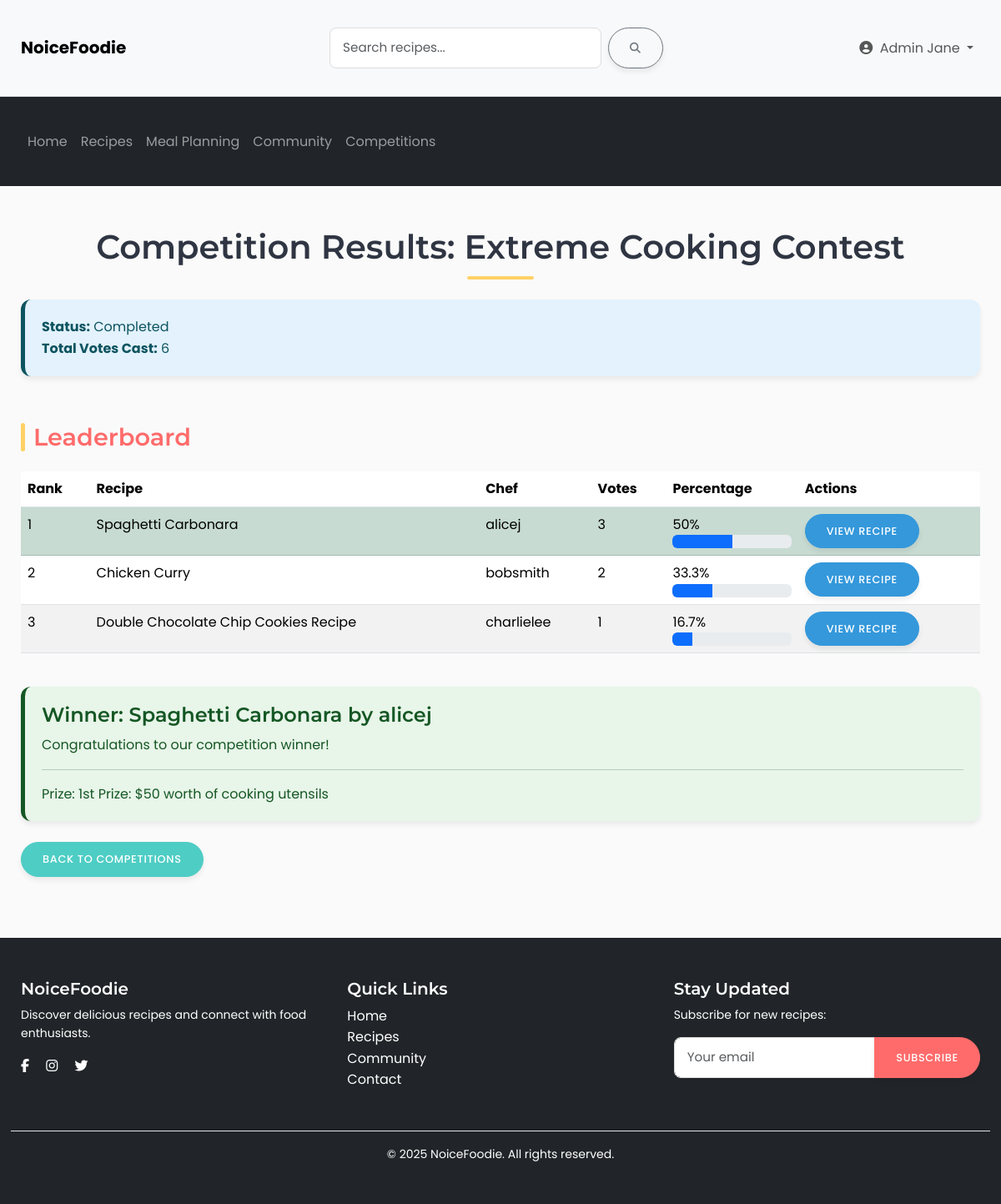
Screenshot of /competition/results.php?id=2 (signed in) with the database file from the repository.
### tables this page shows
CREATE TABLE competitions (
    competition_id INT PRIMARY KEY AUTO_INCREMENT,
    title VARCHAR(255) NOT NULL,
    description TEXT,
    start_date DATETIME NOT NULL,
    end_date DATETIME NOT NULL,
    voting_end_date DATETIME NOT NULL,
    rules TEXT,
    prize_description TEXT,
    status ENUM('upcoming', 'active', 'completed') NOT NULL,
    created_by INT,
    created_at TIMESTAMP DEFAULT CURRENT_TIMESTAMP,
    updated_at TIMESTAMP DEFAULT CURRENT_TIMESTAMP ON UPDATE CURRENT_TIMESTAMP,
    FOREIGN KEY (created_by) REFERENCES usersDB.users(user_id)
);

CREATE TABLE competition_entries (
    entry_id INT PRIMARY KEY AUTO_INCREMENT,
    competition_id INT NOT NULL,
    recipe_id INT NOT NULL,
    user_id INT NOT NULL,
    submission_date TIMESTAMP DEFAULT CURRENT_TIMESTAMP,
    notes TEXT,
    FOREIGN KEY (competition_id) REFERENCES competitions(competition_id),
    FOREIGN KEY (recipe_id) REFERENCES Recipes(recipe_id),
    FOREIGN KEY (user_id) REFERENCES usersDB.users(user_id),
    UNIQUE KEY (competition_id, recipe_id)  
);

CREATE TABLE Recipes (
  recipe_id INT(11) NOT NULL AUTO_INCREMENT,
  user_id INT(11) DEFAULT NULL,
  title VARCHAR(255) NOT NULL,
  description TEXT DEFAULT NULL,
  category VARCHAR(100) DEFAULT NULL,
  cuisine_type VARCHAR(50) DEFAULT NULL,
  spice_level TINYINT(4) DEFAULT 0,
  view_count INT DEFAULT 0,
  image_url VARCHAR(255) DEFAULT NULL,
  created_at TIMESTAMP NOT NULL DEFAULT CURRENT_TIMESTAMP,
  updated_at TIMESTAMP NOT NULL DEFAULT CURRENT_TIMESTAMP ON UPDATE CURRENT_TIMESTAMP,
  created_by INT(11) DEFAULT NULL,
  updated_by INT(11) DEFAULT NULL,
  PRIMARY KEY (recipe_id),
  FOREIGN KEY (user_id) REFERENCES usersDB.Users(user_id) ON DELETE CASCADE,
  FOREIGN KEY (created_by) REFERENCES usersDB.Users(user_id) ON DELETE SET NULL,
  FOREIGN KEY (updated_by) REFERENCES usersDB.Users(user_id) ON DELETE SET NULL
);

CREATE TABLE users (
  user_id int(11) NOT NULL AUTO_INCREMENT PRIMARY KEY,
  username varchar(50) NOT NULL,
  nickname varchar(100) DEFAULT NULL,
  email varchar(100) NOT NULL,
  password varchar(255) NOT NULL,
  registration_date TIMESTAMP DEFAULT CURRENT_TIMESTAMP,
  reset_token varchar(255) DEFAULT NULL,
  reset_token_expiry datetime DEFAULT NULL,
  avatar int(11) DEFAULT 0,
  is_admin TINYINT(1) DEFAULT 0,
  UNIQUE KEY email (email)
);

### competition/results.php (the view, shortened to what this page needs)
<?php
require_once '../config/db.php';
$competition_id = $_GET['id'];
$competition_sql = "SELECT * FROM competitions WHERE competition_id = ?";
$stmt = $competitionDB->prepare($competition_sql);
$stmt->execute([$competition_id]);
$competition = $stmt->fetch(PDO::FETCH_ASSOC);
$entries_sql = "SELECT ce.entry_id, ce.recipe_id, r.title as recipe_title, u.username,
                COUNT(v.vote_id) as vote_count
                FROM competition_entries ce
                JOIN recipeDB.recipes r ON ce.recipe_id = r.recipe_id
                JOIN usersDB.users u ON ce.user_id = u.user_id
                LEFT JOIN votes v ON ce.entry_id = v.entry_id
                WHERE ce.competition_id = ?
                GROUP BY ce.entry_id
                ORDER BY vote_count DESC";
$stmt = $competitionDB->prepare($entries_sql);
$stmt->execute([$competition_id]);
$entries = $stmt->fetchAll(PDO::FETCH_ASSOC);
$total_votes_sql = "SELECT COUNT(*) as total FROM votes v
                    JOIN competition_entries ce ON v.entry_id = ce.entry_id
                    WHERE ce.competition_id = ?";
$stmt = $competitionDB->prepare($total_votes_sql);
$stmt->execute([$competition_id]);
$total_votes_result = $stmt->fetch(PDO::FETCH_ASSOC);
$total_votes = $total_votes_result['total'];
?>
<!DOCTYPE html>
<html lang="en">
<head>
    <link href="https://cdn.jsdelivr.net/npm/bootstrap@5.3.2/dist/css/bootstrap.min.css" rel="stylesheet">
    <link rel="stylesheet" href="https://cdnjs.cloudflare.com/ajax/libs/font-awesome/6.0.0/css/all.min.css">
    <link rel="stylesheet" href="competition.css">
</head>
<body>
    <?php include_once '../includes/navigation.php'; ?>
    <div class="container mt-4">
        <h1>Competition Results: <?= htmlspecialchars($competition['title']) ?></h1>
        <div class="alert alert-info mb-4">
            <strong>Status:</strong> <?= ucfirst($competition['status']) ?>
            <br>
            <strong>Total Votes Cast:</strong> <?= $total_votes ?>
        </div>
        <h2>Leaderboard</h2>
        <?php if (empty($entries)): ?>
            <p>No entries were submitted for this competition.</p>
        <?php else: ?>
            <div class="table-responsive">
                <table class="table table-striped">
                    <thead>
                        <tr>
                            <th>Rank</th>
                            <th>Recipe</th>
                            <th>Chef</th>
                            <th>Votes</th>
                            <th>Percentage</th>
                            <th>Actions</th>
                        </tr>
                    </thead>
                    <tbody>
                        <?php foreach ($entries as $index => $entry): ?>
                            <tr <?= $index === 0 && $competition['status'] === 'completed' ? 'class="table-success"' : '' ?>>
                                <td><?= $index + 1 ?></td>
                                <td><?= htmlspecialchars($entry['recipe_title']) ?></td>
                                <td><?= htmlspecialchars($entry['username']) ?></td>
                                <td><?= $entry['vote_count'] ?></td>
                                <td>
                                    <?= $total_votes > 0 ? round(($entry['vote_count'] / $total_votes) * 100, 1) : 0 ?>%
                                    <div class="progress">
                                        <div class="progress-bar" role="progressbar"
                                            style="width: <?= $total_votes > 0 ? ($entry['vote_count'] / $total_votes) * 100 : 0 ?>%"
                                            aria-valuenow="<?= $entry['vote_count'] ?>"
                                            aria-valuemin="0"
                                            aria-valuemax="<?= $total_votes ?>">
                                        </div>
                                    </div>
                                </td>
                                <td>
                                    <a href="../recipes/view.php?id=<?= $entry['recipe_id'] ?>" class="btn btn-sm btn-info">View Recipe</a>
                                </td>
                            </tr>
                        <?php endforeach; ?>
                    </tbody>
                </table>
            </div>
            <?php if (!empty($entries) && $competition['status'] === 'completed'): ?>
                <div class="alert alert-success mt-4">
                    <h4 class="alert-heading">Winner: <?= htmlspecialchars($entries[0]['recipe_title']) ?> by <?= htmlspecialchars($entries[0]['username']) ?></h4>
                    <p>Congratulations to our competition winner!</p>
                    <hr>
                    <p class="mb-0">Prize: <?= nl2br(htmlspecialchars($competition['prize_description'])) ?></p>
                </div>
            <?php endif; ?>
        <?php endif; ?>
        <div class="mt-4">
            <a href="competitions.php" class="btn btn-secondary">Back to Competitions</a>
        </div>
    </div>
    <?php include_once '../includes/footer.php'; ?>
</body>
</html>

### competition/competition.css (style rules this page uses)
:root { --primary-color: #ff6b6b; --secondary-color: #4ecdc4; --accent-color: #ffd166; --dark-color: #2f3542; --light-color: #f9f7f7; --text-color: #444; --light-grey: #f2f2f2; --shadow-sm: 0 4px 6px rgba(0, 0, 0, 0.07); --shadow-md: 0 6px 12px rgba(0, 0, 0, 0.1); --shadow-lg: 0 15px 25px rgba(0, 0, 0, 0.1); --border-radius: 12px; }
body { font-family: 'Poppins', sans-serif; background-color: #fafafa; color: var(--text-color); line-height: 1.6; }
.container { max-width: 1200px; padding: 25px; }
h1, h2, h3, h4, h5, h6 { font-family: 'Montserrat', sans-serif; font-weight: 600; }
h1 { font-size: 2.5rem; color: var(--dark-color); text-align: center; margin-bottom: 1.5rem; position: relative; padding-bottom: 15px; }
h1::after { content: ''; position: absolute; bottom: 0; left: 50%; transform: translateX(-50%); width: 80px; height: 4px; background-color: var(--accent-color); border-radius: 2px; }
h2 { font-size: 1.8rem; color: var(--primary-color); margin: 2rem 0 1.5rem; position: relative; display: inline-block; padding-left: 15px; }
h2::before { content: ''; position: absolute; left: 0; top: 0; height: 100%; width: 5px; background-color: var(--accent-color); border-radius: 3px; }
.btn { border-radius: 30px; padding: 10px 25px; font-weight: 500; transition: all 0.3s ease; text-transform: uppercase; font-size: 0.8rem; letter-spacing: 0.7px; box-shadow: var(--shadow-sm); }
.btn-secondary { background-color: var(--secondary-color); border-color: var(--secondary-color); color: white; }
.btn-info { background-color: #3498db; border-color: #3498db; color: white; }
.alert { border-radius: var(--border-radius); border: none; padding: 20px; margin-bottom: 25px; box-shadow: var(--shadow-sm); }
.alert-info { background-color: #e3f2fd; color: #0c5460; border-left: 5px solid #0c5460; }
.alert-success { background-color: #e8f5e9; color: #155724; border-left: 5px solid #155724; }

### rows the page displays
competitions: title "Extreme Cooking Contest", status "Completed", prize_description "1st Prize: $50 worth of cooking utensils"
competition_entries: recipe.title "Spaghetti Carbonara", user.username "alicej", vote_count "3", vote_count "50"
competition_entries: recipe.title "Chicken Curry", user.username "bobsmith", vote_count "2", vote_count "33.3"
competition_entries: recipe.title "Double Chocolate Chip Cookies Recipe", user.username "charlielee", vote_count "1", vote_count "16.7"
recipes: title "Spaghetti Carbonara"
users: username "alicej"

### other values shown
$display_name "Admin Jane"
$total_votes "6"
